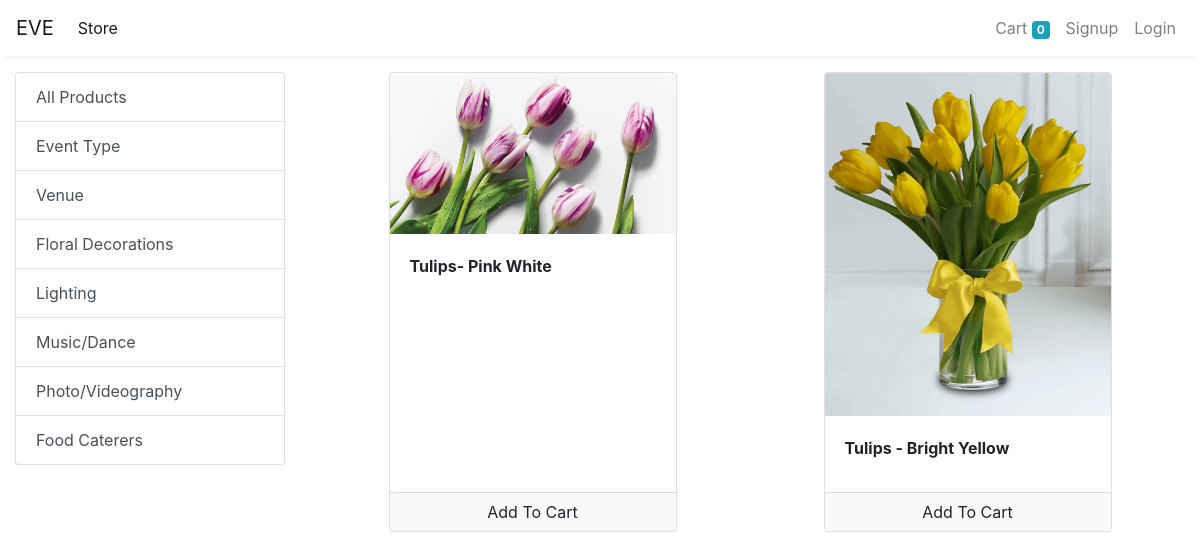
Page /store?category=8 on the committed database.
### store/models/category.py (models this page shows, shortened)
class Category(models.Model):
    name = models.CharField(max_length=20)
    @staticmethod
    def get_all_categories():
        return Category.objects.all()

### store/models/product.py (models this page shows, shortened)
class Product(models.Model):
    name = models.CharField(max_length=50)
    price = models.IntegerField(null = True,default=0)
    category = models.ForeignKey(Category, on_delete=models.CASCADE, default=1)
    description = models.CharField(max_length=200, default='' , null=True , blank=True)
    image = models.ImageField(upload_to='uploads/products/')
    @staticmethod
    def get_all_products_by_categoryid(category_id):
        if category_id:
            return Product.objects.filter(category = category_id)
        else:
            return Product.get_all_products();

### store/views/home.py (the view)
# urls.py: path('' , include('store.urls'))
def store(request):
    cart = request.session.get('cart')
    if not cart:
        request.session['cart'] = {}
    products = None
    categories = Category.get_all_categories()
    categoryID = request.GET.get('category')
    if categoryID:
        products = Product.get_all_products_by_categoryid(categoryID)
    else:
        products = Product.get_all_products();
    data = {}
    data['products'] = products
    data['categories'] = categories
    print('you are : ', request.session.get('email'))
    return render(request, 'index.html', data)

### store/templatetags/cart.py (called while the page is built)
@register.filter(name='is_in_cart')
def is_in_cart(product  , cart):
    keys = cart.keys()
    for id in keys:
        if int(id) == product.id:
            return True
    return False;

### store/templates/index.html (shortened to what this page needs)
{% extends 'base.html' %}
{% block content %}
{% load cart %}
{% load custom_filter %}
<div class="container-fluid mt-3">
	<div class="row">
		<div class="col-lg-3 mx-auto">
			<div class="list-group">
				<a href="/" class="list-group-item list-group-item-action">All Products</a>
				{% for category in categories %}
				<a href="/?category={{category.id}}"
					class="list-group-item list-group-item-action">{{category.name}}</a>
				{% endfor %}
			</div>
		</div>
		<div id='products' class="col-lg-9 mx-auto">
			<div class="row mx-auto">
				{% for product in products %}
				<div class="card mx-auto mb-3" id={{product.id}} style="width: 18rem;">
					<img class="card-img-top" src="{{product.image.url}}" alt="Card image cap">
					<div class="card-body">
						<p class="card-title"><b>{{product.name}} </b></p>
					</div>
					<div class="card-footer p-0 no-gutters">
						{% if product|is_in_cart:request.session.cart %}
						<div class="row no-gutters">
							<form action="/#{{product.id}}" class="col-2 " method="post">
								{% csrf_token %}
								<input hidden type="text" name='product' value='{{product.id}}'>
								<input hidden type="text" name='remove' value='True'>
								<input type="submit" value=" - " class="btn btn-block btn-light border-right">
							</form>
							<div class="text-center col">{{product|cart_quantity:request.session.cart}} in Cart</div>
							<form action="/#{{product.id}}" class="col-2 " method="post">
								{% csrf_token %}
								<input hidden type="text" name='product' value='{{product.id}}'>
								<input type="submit" value=" + " class="btn btn-block btn-light border-left">
							</form>
						</div>
						{% else %}
						<form action="/#{{product.id}}" method="POST" class="btn-block">
							<input type="submit" class="float-right btn btn-light  form-control"
								value="Add To Cart">
						</form>
						{% endif %}
					</div>
				</div>
				{% endfor %}
			</div>
		</div>
	</div>
</div>
{% endblock %}

### rows in the picture
Category: name "Event Type"
Category: name "Venue"
Category: name "Floral Decorations"
Category: name "Lighting"
Category: name "Music/Dance"
Category: name "Photo/Videography"
Category: name "Food Caterers"
Product: image (picture), name "Tulips- Pink White"
Product: image (picture), name "Tulips - Bright Yellow"

### other values in the picture
{{ request.session.cart.keys|length }} "0"
